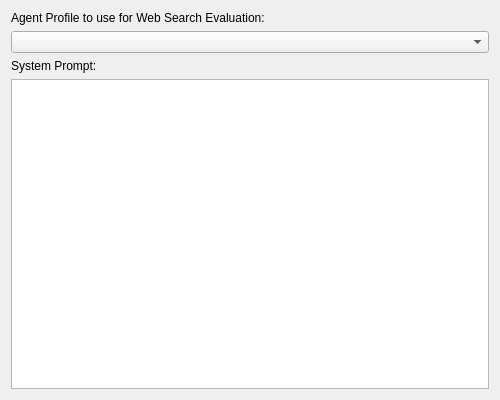
<?xml version="1.0" encoding="UTF-8"?>
<ui version="4.0">
 <class>AutoWebSearchWidget</class>
 <widget class="QWidget" name="AutoWebSearchWidget">
  <property name="geometry">
   <rect>
    <x>0</x>
    <y>0</y>
    <width>500</width>
    <height>400</height>
   </rect>
  </property>
  <property name="windowTitle">
   <string>Form</string>
  </property>
  <layout class="QVBoxLayout" name="mainLayout">
   <item>
    <widget class="QLabel" name="agent_label">
     <property name="text">
      <string>Agent Profile to use for Web Search Evaluation:</string>
     </property>
    </widget>
   </item>
   <item>
    <widget class="QComboBox" name="agent_combo"/>
   </item>
   <item>
    <widget class="QLabel" name="prompt_label">
     <property name="text">
      <string>System Prompt:</string>
     </property>
    </widget>
   </item>
   <item>
    <widget class="QPlainTextEdit" name="prompt_edit">
     <property name="font">
      <font>
       <pointsize>8</pointsize>
      </font>
     </property>
    </widget>
   </item>
  </layout>
 </widget>
 <resources/>
 <connections/>
</ui>
